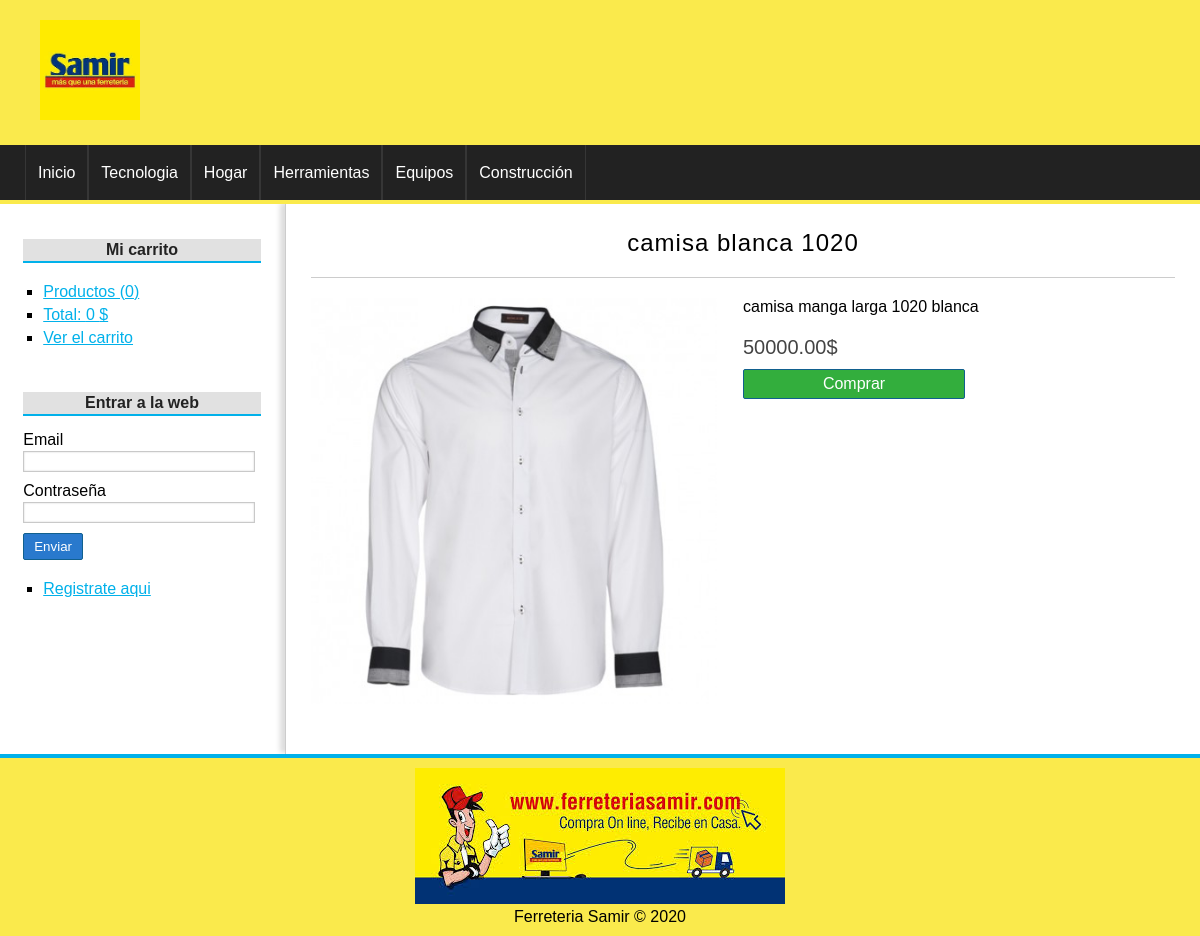
Page /producto/ver&id=4 on the committed database.
### tables this page shows
CREATE TABLE categorias(
id              int(255) auto_increment not null,
nombre          varchar(100) not null,
CONSTRAINT pk_categorias PRIMARY KEY(id) 
);

CREATE TABLE productos(
id              int(255) auto_increment not null,
categoria_id    int(255) not null,
nombre          varchar(100) not null,
descripcion     text,
precio          float(100,2) not null,
stock           int(255) not null,
oferta          varchar(2),
fecha           date not null,
imagen          varchar(255),
CONSTRAINT pk_categorias PRIMARY KEY(id),
CONSTRAINT fk_producto_categoria FOREIGN KEY(categoria_id) REFERENCES categorias(id)
);

### config/db.php (called while the page is built)
<?php
class Database{
	public static function connect(){
		$db = new mysqli('localhost', 'root', '', 'tienda_master');
		$db->query("SET NAMES 'utf8'");
		return $db;
	}
}

### helpers/utils.php (called while the page is built, shortened)
<?php
class Utils{
	public static function showCategorias(){
		require_once 'models/categoria.php';
		$categoria = new Categoria();
		$categorias = $categoria->getAll();
		return $categorias;
	}
}

### models/categoria.php (called while the page is built, shortened)
<?php
class Categoria{
	private $db;
	public function __construct() {
		$this->db = Database::connect();
	}
	public function getAll(){
		$categorias = $this->db->query("SELECT * FROM categorias ORDER BY id DESC;");
		return $categorias;
	}
}

### controllers/ProductoController.php (called while the page is built, shortened)
<?php
require_once 'models/producto.php';
class productoController{
	public function ver(){
		if(isset($_GET['id'])){
			$id = $_GET['id'];
			$producto = new Producto();
			$producto->setId($id);
			$product = $producto->getOne();
		}
		require_once 'views/producto/ver.php';
	}
}

### models/producto.php (called while the page is built, shortened)
 <?php
class Producto{
	private $id;
	private $db;
	public function __construct() {
		$this->db = Database::connect();
	}
	function getId() {
		return $this->id;
	}
	function setId($id) {
		$this->id = $id;
	}
	public function getOne(){
		$producto = $this->db->query("SELECT * FROM productos WHERE id = {$this->getId()}");
		return $producto->fetch_object();
	}
}

### views/producto/ver.php (the view)
<?php if (isset($product)): ?>
	<h1><?= $product->nombre ?></h1>
	<div id="detail-product">
		<div class="image">
			<?php if ($product->imagen != null): ?>
				<img src="<?= base_url ?>uploads/images/<?= $product->imagen ?>" />
			<?php else: ?>
				<img src="<?= base_url ?>assets/img/camiseta.png" />
			<?php endif; ?>
		</div>
		<div class="data">
			<p class="description"><?= $product->descripcion ?></p>
			<p class="price"><?= $product->precio ?>$</p>
			<a href="<?=base_url?>carrito/add&id=<?=$product->id?>" class="button">Comprar</a>
		</div>
	</div>
<?php else: ?>
	<h1>El producto no existe</h1>
<?php endif; ?>

### views/layout/header.php (shortened to what this page needs)
<!DOCTYPE HTML>
<html lang="es">
	<head>
		<link rel="stylesheet" href="<?=base_url?>assets/css/styles.css" />
	</head>
	<body>
		<div id="container">
			<header id="header">
				<div id="logo">
					<img src="<?=base_url?>assets/img/samir.jpg" alt="Ferreteria Samir" />
				</div>
			</header>
			<?php $categorias = Utils::showCategorias(); ?>
			<nav id="menu">
				<ul>
					<li>
						<a href="<?=base_url?>">Inicio</a>
					</li>
					<?php while($cat = $categorias->fetch_object()): ?>
						<li>
							<a href="<?=base_url?>categoria/ver&id=<?=$cat->id?>"><?=$cat->nombre?></a>
						</li>
					<?php endwhile; ?>
				</ul>
			</nav>
			<div id="content">

### assets/css/styles.css (style rules this page uses)
* { padding: 0px; margin: 0px; font-family: sans-serif, Helvetica, Arial; }
a { color: #01B1EA; }
#container { width: 100%; margin: 0px auto; box-shadow: 0px 0px 10px gray; background: white; }
#header { height: 145px; background: #FAEA4C; }
#logo { padding: 20px; margin-left: 20px; float:left; }
#logo img { float:left; height: 100px; }
#menu { clear:both; background: #222; color: white; height: 55px; border-bottom: 4px solid #FAEA4C; }
#menu ul { list-style: none; text-decoration: none; margin: 0px auto; margin-left: 25px; }
#menu ul li { line-height: 55px; float:left; border-right: 1px solid #363636; }
#menu a { display: block; color: white; text-decoration: none; padding-left: 12px; padding-right: 12px; transition: all 300ms; }
#menu a:first-child { border-left: 1px solid #363636; }
#content { margin: 0px auto; overflow: hidden; background: white; }
input[type="button"], input[type="submit"], button, .button { display: block; border-radius: 2px; width: auto; padding: 5px; padding-left: 10px; padding-right: 10px; color: white; background: #2979CD; border: 1px solid #11608E; cursor:pointer; }
.button { background: #33AE3D; color: white !important; text-decoration: none; }
#central h1 { font-size: 24px; font-weight: normal; letter-spacing: 1px; text-align: center; border-bottom: 1px solid #ccc; margin-bottom: 20px; padding: 20px; padding-top: 0px; }
#detail-product { width: 100%; }
#detail-product .image { display: block; width: 47%; float:left; }
#detail-product img { display: block; width: 100%; float:left; }
#detail-product .data { width: 50%; float:right; }
#detail-product .description { margin-bottom: 20px; }
#detail-product .price { margin-bottom: 10px; font-size: 20px; color: #444; }
#detail-product .button { width: 200px; text-align: center; }

### rows in the picture
categorias: nombre "Tecnologia"
categorias: nombre "Hogar"
categorias: nombre "Herramientas"
categorias: nombre "Equipos"
categorias: nombre "Construcción"
productos: nombre "camisa blanca 1020", imagen (picture), descripcion "camisa manga larga 1020 blanca", precio "50000.00"

### other values in the picture
$stats['count'] "0"
$stats['total'] "0"
